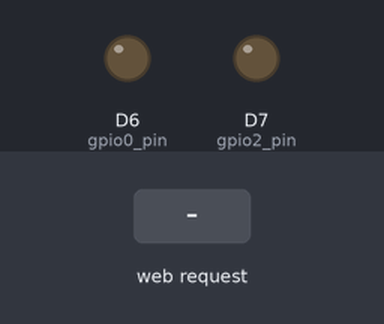
Bench run of a sketch on a simulated ESP8266 (NodeMCU). On the bench: output pins drawn as LEDs (lit = HIGH). Inputs (shaded band) come from the test bench. WiFi joins after 1.5 s; servers stay silent unless stated; what the sketch prints to the serial monitor is not drawn.

Above: at 3.7 s.
3.8 s: HTTP request GET /On received
At 4.0 s:
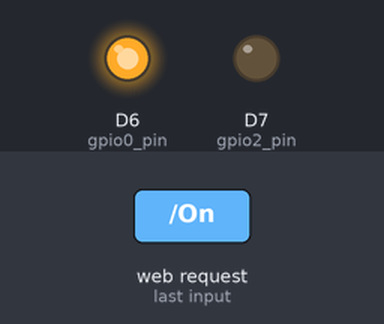
At 5.4 s:
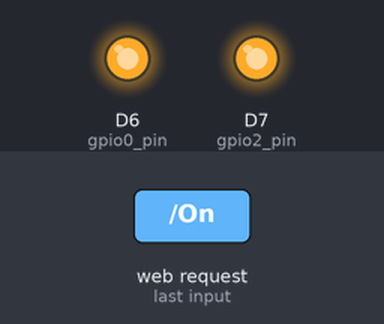
5.7 s: HTTP request GET /Off received
At 5.9 s:
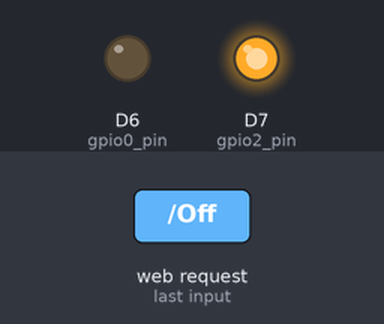
Timing chart, 0 to 8.7 s (numbered marks = the images above; inputs shaded):
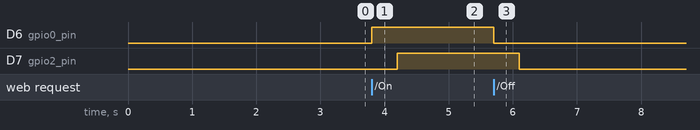

The sketch:

simple_onoff.ino
```cpp
/*********
  Rui Santos
  Complete project details at http://randomnerdtutorials.com
*********/

#include <ESP8266WiFi.h>
#include <WiFiClient.h>
#include <ESP8266WebServer.h>
#include <ESP8266mDNS.h>

MDNSResponder mdns;

// Replace with your network credentials
const char* ssid = "WIFI SSID";
const char* password = "WIFI PASSWORD";

ESP8266WebServer server(80);

String webPage = "";

int gpio0_pin = D6;
int gpio2_pin = D7;
int gpio0_in = 0;
int gpio2_in = 0;
//const char* gpio0_in = "LOW";
//const char* gpio2_in = "LOW";

void setup(void){
  webPage = "<!doctype html><html><meta charset=\"utf-8\"><title>Heating Control</title>";
  webPage += "<script src=\"https://ajax.googleapis.com/ajax/libs/jquery/3.3.1/jquery.min.js\"></script><style media=\"screen\" type=\"text/css\">";
  webPage += "#header { clear:both; float:top; width:100%; background:#162; color:#FFF; font-family: arial; border-bottom:1px solid #000; padding:0.3em 15px 0.3em 15px;";
  webPage += "margin:0; text-align:left;} #main { width:100%; background:#FFF; color:#000; font-family: arial; padding: 40px; } body { text-align: center; }";
  webPage += ".button {display: inline-block; margin: 10px; -webkit-border-radius: 8px; -moz-border-radius: 8px; border-radius: 8px; ";
  webPage += "-webkit-box-shadow: 0 8px 0 #c5376d, 0 15px 20px rgba(0, 0, 0, .35); -moz-box-shadow: 0 8px 0 #c5376d, 0 15px 20px rgba(0, 0, 0, .35);";
  webPage += " box-shadow: 0 8px 0 #c5376d, 0 15px 20px rgba(0, 0, 0, .35); -webkit-transition: -webkit-box-shadow .1s ease-in-out;";
  webPage += " -moz-transition: -moz-box-shadow .1s ease-in-out; -o-transition: -o-box-shadow .1s ease-in-out; transition: box-shadow .1s ease-in-out;";
  webPage += "font-size: 50px; color: #fff; }";
  webPage += ".button span { display: inline-block; padding: 20px 30px; background-color: #ec528d; ";
  webPage += "background-image: -webkit-gradient(linear, 0% 0%, 0% 100%, from(hsla(338, 90%, 80%, .8)), to(hsla(338, 90%, 70%, .2)));";
  webPage += "background-image: -webkit-linear-gradient(hsla(338, 90%, 80%, .8), hsla(338, 90%, 70%, .2));";
  webPage += "background-image: -moz-linear-gradient(hsla(338, 90%, 80%, .8), hsla(338, 90%, 70%, .2));";
  webPage += "background-image: -o-linear-gradient(hsla(338, 90%, 80%, .8), hsla(338, 90%, 70%, .2));";
  webPage += " -webkit-border-radius: 8px; -moz-border-radius: 8px; border-radius: 8px;-webkit-box-shadow: inset 0 -1px 1px rgba(255, 255, 255, .15);";
  webPage += " -moz-box-shadow: inset 0 -1px 1px rgba(255, 255, 255, .15); box-shadow: inset 0 -1px 1px rgba(255, 255, 255, .15);";
  webPage += " font-family: Arial, sans-serif; line-height: 1; text-shadow: 0 -1px 1px rgba(175, 49, 95, .7);";
  webPage += " -webkit-transition: background-color .2s ease-in-out, -webkit-transform .1s ease-in-out;";
  webPage += " -moz-transition: background-color .2s ease-in-out, -moz-transform .1s ease-in-out;";
  webPage += " -o-transition: background-color .2s ease-in-out, -o-transform .1s ease-in-out;";
  webPage += " transition: background-color .2s ease-in-out, transform .1s ease-in-out; }";
  webPage += ".button:hover span { background-color: #ec6a9c;text-shadow: 0 -1px 1px rgba(175, 49, 95, .9), 0 0 5px rgba(255, 255, 255, .8);}";
  webPage += ".button:active, .button:focus { -webkit-box-shadow:    0 8px 0 #c5376d, 0 12px 10px rgba(0, 0, 0, .3);";
  webPage += "    -moz-box-shadow: 0 8px 0 #c5376d, 0 12px 10px rgba(0, 0, 0, .3); box-shadow:    0 8px 0 #c5376d, 0 12px 10px rgba(0, 0, 0, .3); }";
  webPage += ".button:active span { -webkit-transform: translate(0, 4px); -moz-transform: translate(0, 4px); -o-transform: translate(0, 4px); transform: translate(0, 4px);}";
  webPage += "</style><body><P><a href=\"/On\" class=\"button\"><span>Heating On</span></a></P>";
  webPage += "<P><a href=\"/Off\" class=\"button\"><span>Heating Off</span></a></P></body></html>";

  // preparing GPIOs
  pinMode(gpio0_pin, OUTPUT);
  digitalWrite(gpio0_pin, LOW);
  pinMode(gpio2_pin, OUTPUT);
  digitalWrite(gpio2_pin, LOW);
  //webPage += "<h1>ESP8266 Web Server</h1><p>Socket #1 <a href=\"socket1On\"><button>ON</button></a>&nbsp;<a href=\"socket1Off\"><button>OFF</button></a></p>";
  //webPage += "<p>Socket #2 <a href=\"socket2On\"><button>ON</button></a>&nbsp;<a href=\"socket2Off\"><button>OFF</button></a></p>";
  delay(1000);
  Serial.begin(115200);
  WiFi.begin(ssid, password);
  Serial.println("");

  // Wait for connection
  while (WiFi.status() != WL_CONNECTED) {
    delay(500);
    Serial.print(".");
  }
  Serial.println("");
  Serial.print("Connected to ");
  Serial.println(ssid);
  Serial.print("IP address: ");
  Serial.println(WiFi.localIP());

  if (mdns.begin("esp8266", WiFi.localIP())) {
    Serial.println("MDNS responder started");
  }


  server.on("/", [](){
    server.send(200, "text/html", webPage);
  });
  server.on("/On", [](){
    server.send(200, "text/html", webPage);
    digitalWrite(gpio0_pin, HIGH);
    delay(400);
    digitalWrite(gpio2_pin, HIGH);
    delay(1000);
  });
  server.on("/Off", [](){
    server.send(200, "text/html", webPage);
    digitalWrite(gpio0_pin, LOW);
    delay(400);
    digitalWrite(gpio2_pin, LOW);
    delay(1000);
  });
  server.begin();
  Serial.println("HTTP server started");
}

void loop(void){
  server.handleClient();
}
```

Measured:
- after the input at 3.8 s, D6 (gpio0_pin): LOW → HIGH at once; D7 (gpio2_pin): LOW → HIGH after 0.40 s
- after the input at 5.7 s, D6 (gpio0_pin): HIGH → LOW at once; D7 (gpio2_pin): HIGH → LOW after 0.40 s
